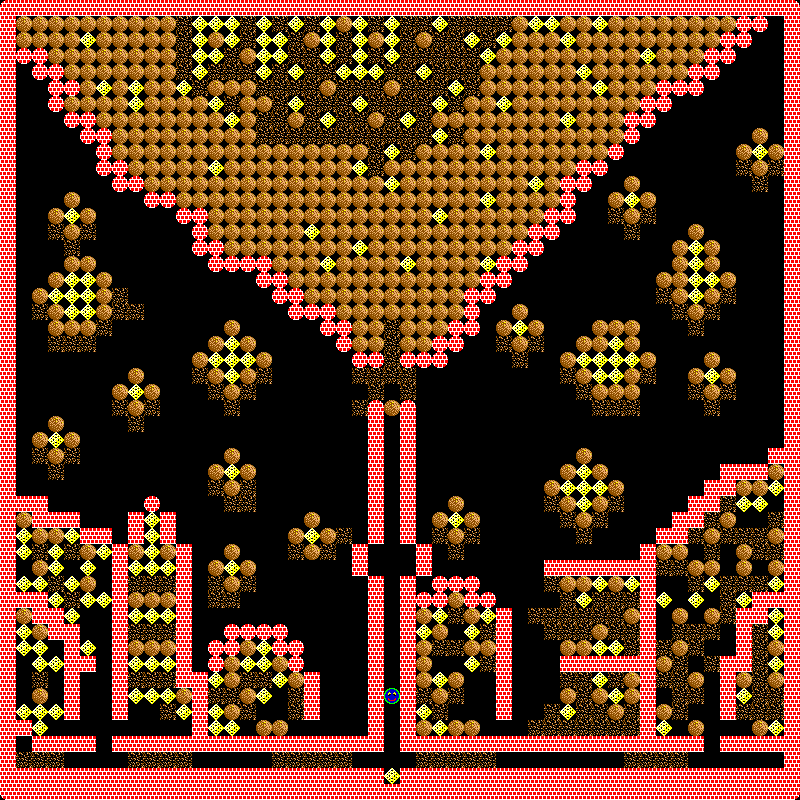

The image is a tile-based game level rendered from a .tmx file. Its description and source (layers, tilesets, objects; grid data summarised) follow:
An orthogonal 50x50 tile map with 16x16 px tiles, 1 tile layer (Tile Layer 1).

<map version="1.8" tiledversion="1.8.2" orientation="orthogonal" renderorder="right-down" width="50" height="50" tilewidth="16" tileheight="16" infinite="0" backgroundcolor="#000000" nextlayerid="2" nextobjectid="1">
 <properties>
  <property name="Title" value="Escape from Pompeii" />
 </properties>
 <tileset firstgid="1" source="WinColl.tsx" />
 <layer id="1" name="Tile Layer 1" width="50" height="50">
  <data>[2500 cells, 2500 non-empty, 12 distinct tile ids]</data>
 </layer>
</map>
